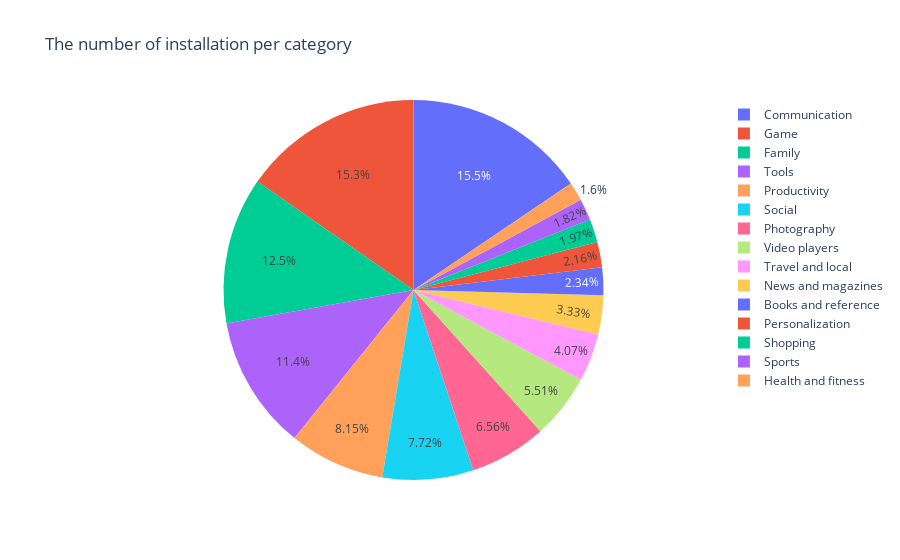

The notebook cell this image was saved under:
### Code cell
fig1=px.pie(nbr_ll_per_category_top_15,values= 'Installs', names = nbr_ll_per_category_top_15.index,  title='The number of installation per category', color='Installs')
fig1.show()

### Figure 1 — Plotly figure (JSON) as saved in the notebook; plotly's stock layout.template omitted (floating-point values rounded to 4 significant figures)
{"data": [{"customdata": [[11039241530], [10897762717], [8870080590], [8100724500], [5788070180], [5487841475], [4658143130], [3916897200], [2894859300], [2369110650], [1665791655], [1532352930], [1400331540], [1296431465], [1134006220]], "domain": {"x": [0, 1], "y": [0, 1]}, "hovertemplate": "Category=%{label}<br>Installs=%{customdata[0]}<extra></extra>", "labels": ["Communication", "Game", "Family", "Tools", "Productivity", "Social", "Photography", "Video players", "Travel and local", "News and magazines", "Books and reference", "Personalization", "Shopping", "Sports", "Health and fitness"], "legendgroup": "", "marker": {"colors": ["#636efa", "#EF553B", "#00cc96", "#ab63fa", "#FFA15A", "#19d3f3", "#FF6692", "#B6E880", "#FF97FF", "#FECB52", "#636efa", "#EF553B", "#00cc96", "#ab63fa", "#FFA15A"]}, "name": "", "showlegend": true, "type": "pie", "values": [11039241530, 10897762717, 8870080590, 8100724500, 5788070180, 5487841475, 4658143130, 3916897200, 2894859300, 2369110650, 1665791655, 1532352930, 1400331540, 1296431465, 1134006220]}], "layout": {"legend": {"tracegroupgap": 0}, "title": {"text": "The number of installation per category"}}}
